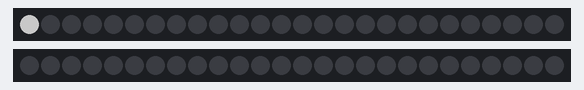
The sketch below on a simulated Arduino Uno, built with avr-gcc and run on an emulated ATmega328P. Parts: 2 × 26 RGB LEDs in strip order, left to right. Dim RGB values are drawn brighter than linear; colours are those a GRB WS2812 strip shows for the declared byte order.

Above: at 0.05 s.
At 0.67 s:
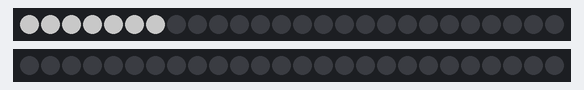
At 1.28 s:
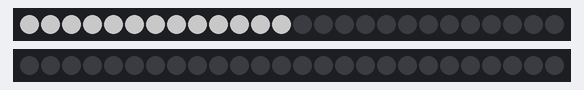
At 2.62 s:
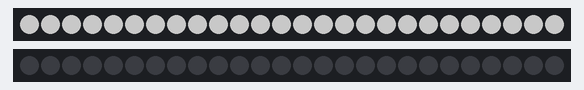
At 3.95 s:
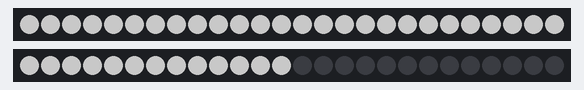
At 5.3 s:
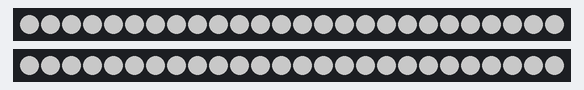

The sketch:

carFrontLights.ino
```cpp
#include <FastLED.h>

/* --=== Constant values: ===-- */
#define LED_PIN_R 7
#define LED_PIN_L 8
#define LED_OFFSET 0
#define NUM_LEDS 26 //Leds per strip
#define NUM_STRIPS 2

uint8_t firstLed = 0 + LED_OFFSET;
uint8_t middleLed = (NUM_LEDS/2) + LED_OFFSET;
uint8_t lastLed = NUM_LEDS + LED_OFFSET - 1;
uint8_t noLed = NUM_LEDS + LED_OFFSET;  //Position after the last led.

CRGB leds[NUM_STRIPS][NUM_LEDS];

long randNum;

void setup() {
  // tell FastLED there's 26 WS2812 leds on pin 7
  FastLED.addLeds<WS2812, LED_PIN_R>(leds[0], NUM_LEDS);
  // tell FastLED there's 26 WS2812 leds on pin 8
  FastLED.addLeds<WS2812, LED_PIN_L>(leds[1], NUM_LEDS);
}

void loop() {
  //turnOn(leds);
  //delay(1000);
  //turnOff(leds_r);
  //whiteDimming(leds);
  //delay(500);
  //turnOff(leds);
  //strobeFlashes(leds);
  for(int strip=0; strip<NUM_STRIPS; strip++){
    for (int numLed=0; numLed<NUM_LEDS;numLed++){
      leds[strip][numLed]=CRGB (100, 100, 100);
      FastLED.show();
      delay(100);
    }
  }
}


/* --=== Lighting Patterns & Effects ===-- */

/* Turns off all the LEDs. Range in this case is longer and is not using first and last LED definitions.
 * This is because we have a PCB with 86 LEDs, but also we have a LED and a microcontroller (uC) in the
 * carrier. This way we assure all the LEDs are totally off. */
/*void turnOff(CRGB leds[]){
  for(uint8_t led=firstLed; led<lastLed+1; led++){
        leds[led] = CRGB(0, 0, 0);
		leds_l[led] = CRGB(0, 0, 0);
        FastLED.show();
        delay(1);
  }
}*/

/* Turns on all the LEDs of the kidney PCB. */
/*void turnOn(CRGB leds_r[], CRGB leds_l[]){
  uint8_t led;
  for(led=firstLed; led<lastLed+1; led++){
    leds_r[led] = CRGB (100, 100, 100);
	leds_l[led] = CRGB (100, 100, 100);
  }
}

void strobeFlashes(CRGB leds[]){
    long randNum=0;
    for(int reps=0; reps<1000; reps++){
        randNum = random(0, NUM_LEDS);
        leds[randNum] = CRGB(255, 255, 255);
        FastLED.show();
        delay(20);
        leds[randNum] = CRGB(0, 0, 0);
        FastLED.show();
        delay(20);
    }
}

void strobeClassic(CRGB leds[]){
    uint8_t led;
    for(led=firstLed; led<lastLed+1; led++){
      leds[led] = CRGB(255, 255, 255);
      FastLED.show();
    }
    delay(20);
    for(led=firstLed; led<lastLed+1; led++){
      leds[led] = CRGB(0, 0, 0);
      FastLED.show();
    }
    delay(20);
}

/* White dimming effect. It goes from off to maximum brightness. */
void whiteDimming(CRGB leds[]){
  uint8_t brightness, led;
  for(brightness=0; brightness<255; brightness++){ // brightness [0-255]
    for(led=firstLed; led<lastLed+1; led++){
      leds[led] = CRGB(brightness, brightness, brightness);
      FastLED.show();
    }
    delay(10);
  }
}
```
